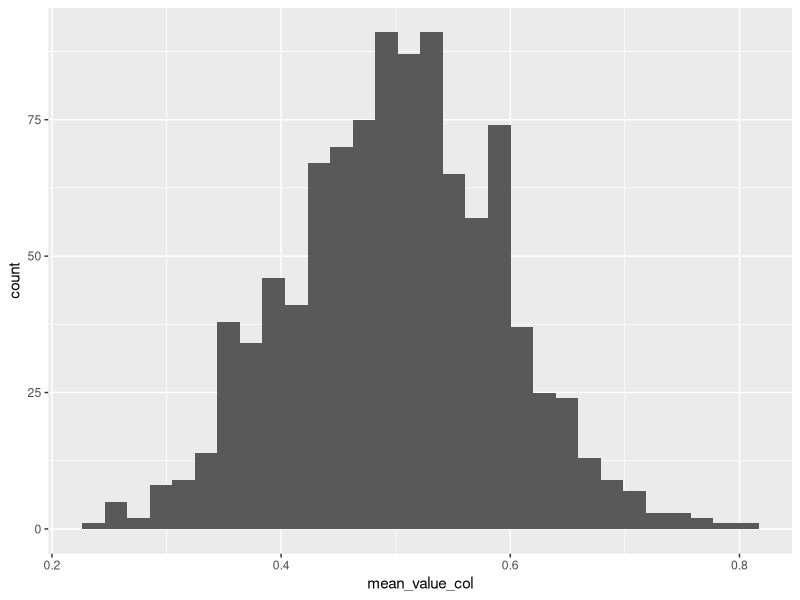

Write R code to recreate this figure. (Note: this script raises an error after producing the figure.)
## ---- chunk 1


#The character vector colors of a die is mutated to a factor. The character vector contains the elementary events of the event space. In the object factor they get a categorial number:
color_die <- factor(c("blue", "red", "yellow", "white", "black", "brown"))


(event_space <- levels(color_die))
(lable_numbers <- labels(color_die))
(elementary_event <- levels(color_die)[2])
(event_subset <- levels(color_die)[1:2])

#Please recognize, the random_numbers are displayed in quotation marks identifying them as real labels not values

## ---- chunk 2
library(ggplot2)
library(tidyverse)

count_uniform <- 10 #number of the random numbers 
num_means <- 1000  # Number of mean values to be calculated  
mean_values <- c(num_means)  # Initializing the vector of mean values

for(i in 1:num_means) {
  random_numbers <- runif(count_uniform, min = 0, max = 1)
  mean_values[i] <- mean(random_numbers)
}

mean_values_tibble<-tibble(mean_value_col = mean_values)

#ggplot needs the datastructure of a dataframe or a tibble, in aes the column names of that are used
ggplot(data = mean_values_tibble, mapping = aes(x=mean_value_col)) + 
  geom_histogram(bins=30)


kstest_mean_values <- ks.test(x = mean_values,
        y="pnorm",
     mean=mean(mean_values),
       sd=sd(mean_values),
      exact=F)


(kstest_mean_values)


## ---- chunk 3

library(tidyverse)

#general set-zp of a confusion matrix
confusion_general <- tibble(test = c("negative", "positive"), 
                           infected = c("false_n","true_p"), 
                           healthy  = c("true_n", "false_p"))


confusion_tibble<- tibble(test_result = c("negative", "positive"), 
                           infected = c(308, 580), 
                           healthy = c(105, 21))


confusion_results <- list(
  false_n = confusion_tibble$infected[1],   # test negative actual infected: 308
  true_p = confusion_tibble$infected[2],    # test positive actual infected: 580
  true_n = confusion_tibble$healthy[1],     # test negative actual healthy: 105
  false_p = confusion_tibble$healthy[2]     # test positive actual healthy: 21
)

PCR_sensitivity <- true_p/sum(confusion_tibble$infected)
PCR_specificity <- true_n/sum(confusion_tibble$healthy)


print(confusion_results)


## ---- chunk 4
fbirths_vect <- c(0.51, 241945, 493472) #parameter vector (fbirths_vect) of the female births 

ln_bino_coef <- fbirths_vect[3]*log(fbirths_vect[3])-
                fbirths_vect[2]*log(fbirths_vect[2])-
              (fbirths_vect[3]-fbirths_vect[2])*log(fbirths_vect[3]-fbirths_vect[2])-
               log(2*pi*fbirths_vect[3]*fbirths_vect[1]*(1-fbirths_vect[1]))/2

ln_coef <- fbirths_vect[2]*log(fbirths_vect[1])+
            (fbirths_vect[3]-fbirths_vect[2])*log(1-fbirths_vect[1])

ln_bino_dist <- ln_bino_coef+ln_coef


bino_dist<-exp(ln_bino_dist)


cat("The probability of k births of girls given the parameter p",fbirths_vect[1],":", bino_dist, "\n")

## ---- chunk 5
# values for fbirths_vect[2] and fbirths_vect[3]
fbirths_vect_2 <- fbirths_vect[2]
fbirths_vect_3 <- fbirths_vect[3]

# range for fbirths_vect[1]
start_value <- 0.488    # start value
end_value <- 0.509      # end value
step_size <- 0.001      # Ssteps

# Generation of vector fbirths_vect[1]
fbirths_vect_1 <- seq(from = start_value, to = end_value, by = step_size)

# Empty list for the results
results <- list()

# Varaible with start value of the summed results
total_bino_dist <- 0

# Loop über die Werte von fbirths_vect[1]
for (value in fbirths_vect_1) {
  ln_bino_coef <- fbirths_vect_3 * log(fbirths_vect_3) -
                  fbirths_vect_2 * log(fbirths_vect_2) -
                  (fbirths_vect_3 - fbirths_vect_2) * log(fbirths_vect_3 - fbirths_vect_2) -
                  log(2 * pi * fbirths_vect_3 * value * (1 - value)) / 2

  ln_coef <- fbirths_vect_2 * log(value) +
             (fbirths_vect_3 - fbirths_vect_2) * log(1 - value)
  
  ln_bino_dist <- ln_bino_coef + ln_coef
  
  # save the results in list
  results[[as.character(value)]] <- exp(ln_bino_dist)
  
  # Sum up the values in the list
  total_bino_dist <- total_bino_dist + exp(ln_bino_dist)
}

# Display the results
print(results)


cat("The approximation of the marginal likelihood:", total_bino_dist, "\n")

## ---- chunk 6

cat("a posteriori probability for the parameter",fbirths_vect[1],":",bino_dist/total_bino_dist )
